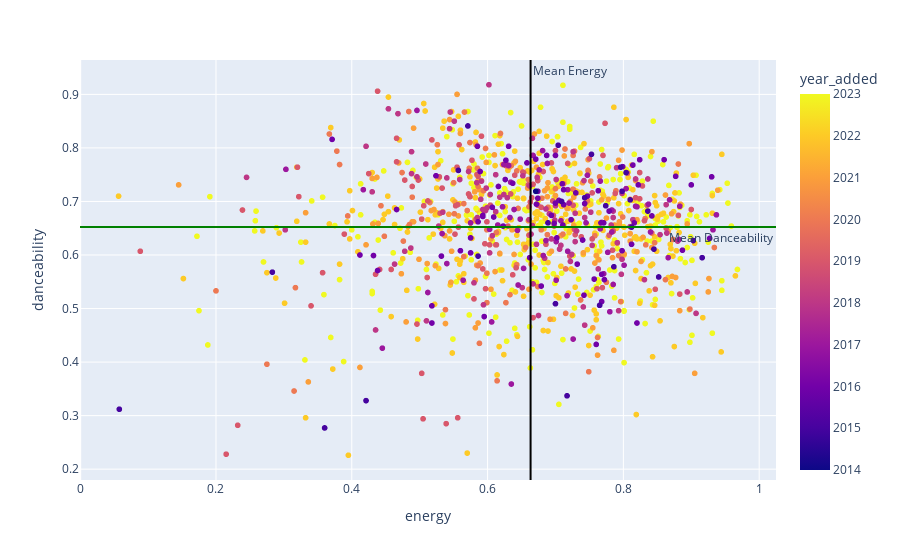

The notebook cell this image was saved under:
### Code cell
fig = px.scatter(df, x="energy", y="danceability", color="year_added", hover_data=['name', 'artist'])
fig.add_hline(y=df['danceability'].mean(), line_color='green', annotation_text = "Mean Danceability", annotation_position = 'bottom right')
fig.add_vline(x=df['energy'].mean(), line_color='black', annotation_text = "Mean Energy", annotation_position = 'top right')
fig.show()

### Figure 1 — Plotly figure (JSON) as saved in the notebook; plotly's stock layout.template omitted (floating-point values rounded to 4 significant figures; data arrays with more than 128 entries replaced by an {"elided": "..."} marker saying what was removed)
{"data": [{"customdata": {"elided": "1137x2 str values"}, "hovertemplate": "energy=%{x}<br>danceability=%{y}<br>name=%{customdata[0]}<br>artist=%{customdata[1]}<br>year_added=%{marker.color}<extra></extra>", "legendgroup": "", "marker": {"color": {"elided": "1137 int values"}, "coloraxis": "coloraxis", "symbol": "circle"}, "mode": "markers", "name": "", "showlegend": false, "type": "scattergl", "x": {"elided": "1137 float values"}, "xaxis": "x", "y": {"elided": "1137 float values"}, "yaxis": "y"}], "layout": {"annotations": [{"showarrow": false, "text": "Mean Danceability", "x": 1, "xanchor": "right", "xref": "x domain", "y": 0.6524, "yanchor": "top", "yref": "y"}, {"showarrow": false, "text": "Mean Energy", "x": 0.6633, "xanchor": "left", "xref": "x", "y": 1, "yanchor": "top", "yref": "y domain"}], "coloraxis": {"colorbar": {"title": {"text": "year_added"}}, "colorscale": [[0, "#0d0887"], [0.1111, "#46039f"], [0.2222, "#7201a8"], [0.3333, "#9c179e"], [0.4444, "#bd3786"], [0.5556, "#d8576b"], [0.6667, "#ed7953"], [0.7778, "#fb9f3a"], [0.8889, "#fdca26"], [1, "#f0f921"]]}, "legend": {"tracegroupgap": 0}, "margin": {"t": 60}, "shapes": [{"line": {"color": "green"}, "type": "line", "x0": 0, "x1": 1, "xref": "x domain", "y0": 0.6524, "y1": 0.6524, "yref": "y"}, {"line": {"color": "black"}, "type": "line", "x0": 0.6633, "x1": 0.6633, "xref": "x", "y0": 0, "y1": 1, "yref": "y domain"}], "xaxis": {"anchor": "y", "domain": [0, 1], "title": {"text": "energy"}}, "yaxis": {"anchor": "x", "domain": [0, 1], "title": {"text": "danceability"}}}}
